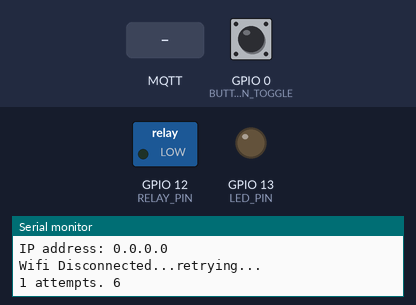
Recording of a sketch running on a simulated ESP8266 (NodeMCU). On the bench: switched loads named in the sketch (green lamp = pin HIGH), output pins drawn as LEDs (lit = HIGH), the last lines printed to the serial monitor. The test bench sets the inputs (shaded band); at power-on: GPIO 0 (BUTTON_TOGGLE) HIGH. WiFi joins after 1.5 s; servers stay silent unless stated; no MQTT or app messages arrive unless stated.

Above: at 1.2 s.
1.3 s: GPIO 0 (BUTTON_TOGGLE) pulled LOW for 0.15 s
At 1.8 s:
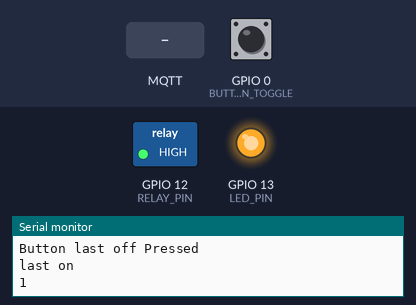
2.9 s: GPIO 0 (BUTTON_TOGGLE) pulled LOW for 1 s
At 4.1 s:
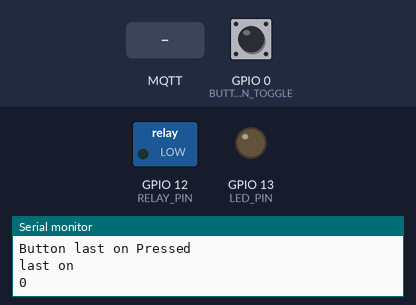
6.9 s: GPIO 0 (BUTTON_TOGGLE) pulled LOW for 3.2 s
At 7.2 s:
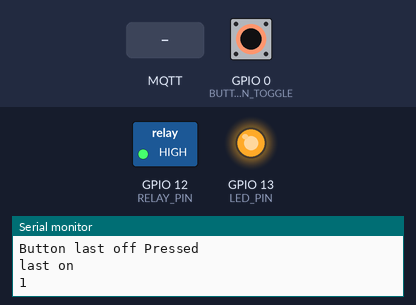
13.1 s: MQTT message "0" arrives on the first subscribed topic
At 14.3 s:
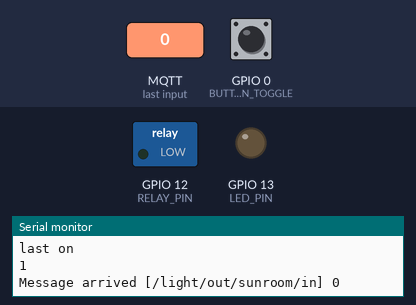
Timing chart, 0 to 16.1 s (numbered marks = the images above; inputs shaded):
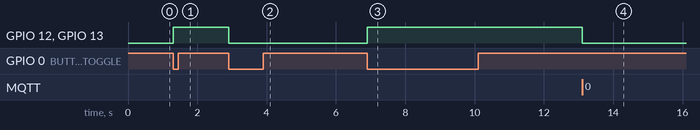

The sketch:

LightOutSunroom.ino
```cpp
#include <ESP8266WiFi.h>
#include <PubSubClient.h>
#include <ArduinoOTA.h>

WiFiClient espClient;
PubSubClient client(espClient);
  // Variables for WiFi Setup
  const char* ssid = "HomeAI";
  const char* password = "SnowRotBear";
  const char* host = "LightOutSunroom";
  const char* mqtt_server = "192.168.71.3";
  const char* mqtt_user = "Lights";
  const char* mqtt_pass = "ohsxn90QXxByGnnRIc1cSbEJqiJRnTV1ukNNBV5PRsqU7R5ElC";
  const char* in_topic = "/light/out/sunroom/in";
  const char* out_topic = "/light/out/sunroom/out";
  unsigned long previousMillis = 0;
  int statCounter = 0;
  int RELAY_PIN = 12;
  int LED_PIN = 13;
  int BUTTON_TOGGLE = 0;
  int button_bounce=0;
  int last_button=0;
  int FailCounter=0;
  int buttonStatus = 0;
  int last_on = 0;

void setup() {
  // put your setup code here, to run once:
  Serial.begin(115200);
  pinMode(RELAY_PIN, OUTPUT);
  pinMode(LED_PIN, OUTPUT);
  pinMode(BUTTON_TOGGLE, INPUT);
  initializeWifi();
  initializeMQTT();
  initializeOTA();
}

void loop() {
  // put your main code here, to run repeatedly:
    buttonChk();
    connectWifi();
    connectMQTT();
    ArduinoOTA.handle();
    client.loop();
}

void initializeWifi() {
  WiFi.hostname(host);
  WiFi.begin(ssid, password);
  WiFi.mode(WIFI_STA); // Makes it only a Wifi client, not an AP
}

void initializeMQTT() {
  Serial.println("Initializing MQTT");
  client.setServer(mqtt_server, 1883);
  client.setCallback(callback);
}

void callback(char* topic, byte* payload, unsigned int length) {
  Serial.print("Message arrived [");
  Serial.print(topic);
  Serial.print("] ");
  for (int i = 0; i < length; i++) {
    Serial.print((char)payload[i]);
  }
  Serial.println();

  // Switch on the LED if an 1 was received as first character
  if ((char)payload[0] == '1') {
    digitalWrite(RELAY_PIN, HIGH);
    digitalWrite(LED_PIN, HIGH); //High Off, Low Green
    client.publish(out_topic, "1");
  } else {
    digitalWrite(RELAY_PIN, LOW);
    digitalWrite(LED_PIN, LOW); //High Off, Low Green
    client.publish(out_topic, "0");
  }
}

void connectWifi() {
  // Variables for Delays
  const long interval = 1000;
  unsigned long currentMillis = millis();
  //
  if (WiFi.status() != WL_CONNECTED) {
    if (currentMillis - previousMillis >= interval) {
      Serial.println("Wifi Disconnected...retrying...");
      previousMillis = currentMillis;
      statCounter=statCounter+1; // Increment counter
      Serial.print(statCounter);
      Serial.print(" attempts. ");
      Serial.println(WiFi.status());
    }
  //buttonChk();
  }
}

void connectMQTT() {
  // Variables for Delays
  unsigned long currentMillis = millis();
  const char* message_buffer;
  //
  if (last_on == 1) {
    message_buffer = "1";
  }
  else {
    message_buffer = "0";
  }
  if (!client.connected() && WiFi.status() == WL_CONNECTED) {
    if (currentMillis - previousMillis >= 5000) {
      Serial.println("Attempting MQTT connection...");
      // Create a random client ID
      //String clientId = "ESP8266Client-";
      //clientId += String(random(0xffff), HEX);
      // Attempt to connect
      if (client.connect(host,mqtt_user,mqtt_pass)) {
        Serial.println("connected");
        // Once connected, publish current status...
        client.publish(out_topic, message_buffer, 1);
        client.publish(in_topic, message_buffer, 1);
        Serial.println("Message Buffer:");
        Serial.println(message_buffer);
        Serial.println("Last on:");
        Serial.println(last_on);
        // ... and resubscribe
        client.subscribe(in_topic);
      } else {
        Serial.print("failed, rc=");
        Serial.print(client.state());
      }
    }
    //buttonChk();
  }
}

void buttonChk(void) {
  buttonStatus = digitalRead(BUTTON_TOGGLE);
  // if the button is pressed
  if (buttonStatus == LOW) {

    // if the button is newly pressed, last_button=0.  If still being held, last_button=1
    if (!last_button) {
      button_bounce = 1;
      last_button = 1;
      last_on = digitalRead(RELAY_PIN);
      if (last_on) {
        digitalWrite(RELAY_PIN, LOW);
        digitalWrite(LED_PIN, LOW); //High Off, Low Green
        client.publish(out_topic, "0");
        Serial.println("Button last on Pressed");
      }
      else
      {
        digitalWrite(RELAY_PIN, HIGH);
        digitalWrite(LED_PIN, HIGH); //High Off, Low Green
        client.publish(out_topic, "1");
        Serial.println("Button last off Pressed");
      }
        delay(50); // do a little bounce delay
        last_on = digitalRead(RELAY_PIN);
        Serial.println("last on");
        Serial.println(last_on);
        last_button = 1;
    }
  }
  else
  last_button = 0;
}

void initializeOTA() {
  Serial.println("Booting");
  // Port defaults to 8266
  //ArduinoOTA.setPort(8266);

  // Hostname defaults to esp8266-[ChipID]
  ArduinoOTA.setHostname(host);

  // No authentication by default
  ArduinoOTA.setPassword("admin");

  // Password can be set with it's md5 value as well
  // MD5(admin) = 21232f297a57a5a743894a0e4a801fc3
  // ArduinoOTA.setPasswordHash("21232f297a57a5a743894a0e4a801fc3");

  ArduinoOTA.onStart([]() {
    String type;
    if (ArduinoOTA.getCommand() == U_FLASH) {
      type = "sketch";
    } else { // U_SPIFFS
      type = "filesystem";
    }

    // NOTE: if updating SPIFFS this would be the place to unmount SPIFFS using SPIFFS.end()
    Serial.println("Start updating " + type);
  });
  ArduinoOTA.onEnd([]() {
    Serial.println("\nEnd");
  });
  ArduinoOTA.onProgress([](unsigned int progress, unsigned int total) {
    Serial.printf("Progress: %u%%\r", (progress / (total / 100)));
  });
  ArduinoOTA.onError([](ota_error_t error) {
    Serial.printf("Error[%u]: ", error);
    if (error == OTA_AUTH_ERROR) {
      Serial.println("Auth Failed");
    } else if (error == OTA_BEGIN_ERROR) {
      Serial.println("Begin Failed");
    } else if (error == OTA_CONNECT_ERROR) {
      Serial.println("Connect Failed");
    } else if (error == OTA_RECEIVE_ERROR) {
      Serial.println("Receive Failed");
    } else if (error == OTA_END_ERROR) {
      Serial.println("End Failed");
    }
  });
  ArduinoOTA.begin();
  Serial.println("Ready");
  Serial.print("IP address: ");
  Serial.println(WiFi.localIP());
}
```

Measured:
- after the input at 1.3 s, GPIO 12 (RELAY_PIN), GPIO 13 (LED_PIN): LOW → HIGH at once
- after the input at 2.9 s, GPIO 12 (RELAY_PIN), GPIO 13 (LED_PIN): HIGH → LOW at once
- after the input at 6.9 s, GPIO 12 (RELAY_PIN), GPIO 13 (LED_PIN): LOW → HIGH at once
- after the input at 13.1 s, GPIO 12 (RELAY_PIN), GPIO 13 (LED_PIN): HIGH → LOW at once
